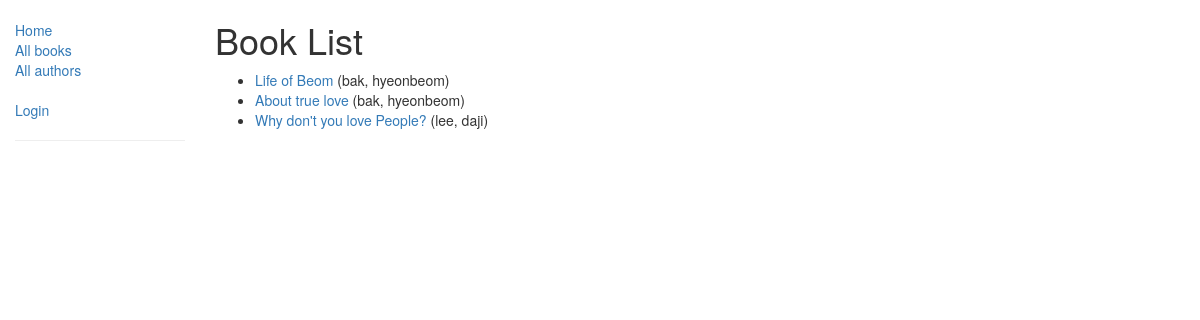
Before: /catalog/books/ with the older database file.
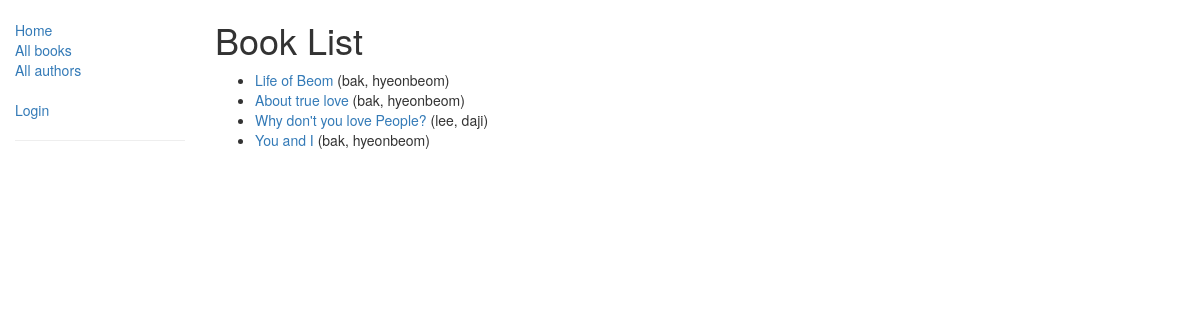
After: the same page with the newer database file.
### catalog/models.py (models this page shows, shortened)
class Book(models.Model):
    title = models.CharField(max_length=200)
    author = models.ForeignKey('Author', on_delete=models.SET_NULL, null=True)
    summary = models.TextField(max_length=1000, help_text='Enter a brief description of the book.')
    isbn = models.CharField('ISBN', max_length=13, help_text='13 Character <a href="https://www.isbn-international.org/content/what-isbn">ISBN number</a>')
    genre = models.ManyToManyField(Genre, help_text="Select a genre for this book.")
    language = LanguageField(default='English')
    def get_absolute_url(self):
        return reverse('book-detail', args=[str(self.id)])
    def display_genre(self):
        return ', '.join([genre.name for genre in self.genre.all()[:3]])
    display_genre.short_description = 'Genre'

class Author(models.Model):
    first_name = models.CharField(max_length=100)
    last_name = models.CharField(max_length=100)
    date_of_birth = models.DateField(null=True, blank=True)
    date_of_death = models.DateField('died', null=True, blank=True)
    class Meta:
        ordering = ["last_name", "first_name"]
    def __str__(self):
        return '{0}, {1}'.format(self.last_name, self.first_name)

### catalog/views.py (the view)
# urls.py: path('books/', views.BookListView.as_view(), name='books'),
class BookListView(generic.ListView):
    model = Book
    paginate_by = 10
    context_object_name = 'book_list'
    queryset = Book.objects.all()
    template_name = 'book_list.html'

### catalog/templates/catalog/book_list.html
{% extends "base_generic.html" %}
{% block content %}
    <h1>Book List</h1>
    {% if book_list %}
    <ul>
        {% for book in book_list %}
        <li>
            <a href="{{ book.get_absolute_url }}">{{ book.title }}</a> ({{book.author}})
        </li>
        {% endfor %}
    </ul>
    {% else %}
        <p>There are no books in the library.</p>
    {% endif %}
{% endblock %}

Changed rows visible on the page:
added Book: title "You and I", author "bak, hyeonbeom"
